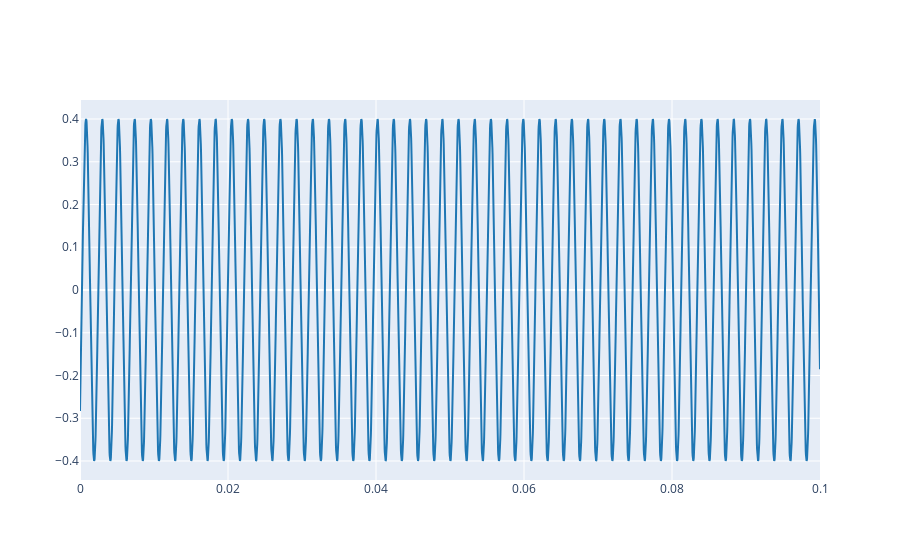

Notebook cell for this chart:
### Markdown cell above
2.1. Define a complex exponential with the same parameters that those from Lab 1 (Ex 3.1) and plot the real part.

### Code cell
A = 0.4
f0 = 457.12
phi=5*(np.pi)/4
X = A * np.exp(1j*(2 * np.pi * f0 * t + phi))
plot_signals([np.real(Y)],fs, name=['real part'])

### Figure 1 — Plotly figure (JSON) as saved in the notebook; plotly's stock layout.template omitted (floating-point values rounded to 4 significant figures; data arrays with more than 128 entries replaced by an {"elided": "..."} marker saying what was removed)
{"data": [{"line": {"color": "#1f77b4", "shape": "linear"}, "mode": "lines", "name": "real part", "type": "scatter", "x": {"elided": "4410 float values"}, "y": {"elided": "4410 float values"}}], "layout": {}}
